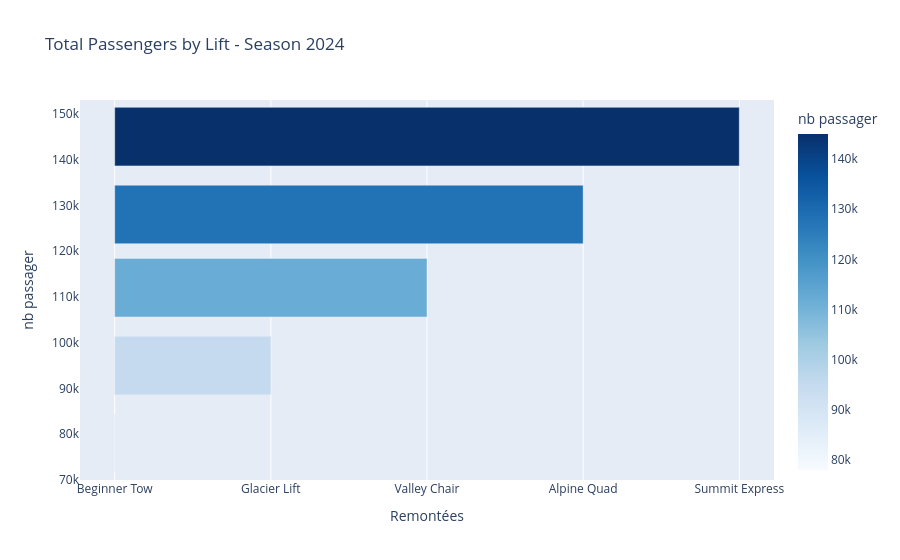

This figure's notebook cell:
### Markdown cell above
## Task 2: Compare lift usage with a horizontal bar chart

The resort runs five main lifts. Some carry many more passengers than others. The maintenance team wants to know which lifts to service first. Heavy-use lifts wear out faster and need more attention.

A **horizontal bar chart** works well when category names are long. The names sit on the y-axis where they have room to breathe. The bars run left to right so the eye reads the lengths quickly.

### Instructions

In the next code cell:

1. Sort the `lifts_df` DataFrame by the `total_passengers` column in **ascending** order using `sort_values("total_passengers", ascending=True)`. Store the result in a new variable called `sorted_lifts`.
2. Define a list of five hex color codes called `bar_colors` so each bar has its own color. Use these values in this order: `"#9467bd"`, `"#d62728"`, `"#2ca02c"`, `"#ff7f0e"`, `"#1f77b4"`.
3. Open a new figure with `plt.figure(figsize=(10, 6))`.
4. Call `plt.barh(...)` with:
   - The lift names on the y-axis: `sorted_lifts["lift_name"]`.
   - The passenger totals as bar lengths: `sorted_lifts["total_passengers"]`.
   - The color list: `color=bar_colors`.
5. Add a title `"Total Passengers by Lift - Season 2024"` with `fontsize=16` and `fontweight="bold"`.
6. Label the x-axis `"Total Passengers"` and the y-axis `"Lift Name"`, both with `fontsize=12`.
7. Finish with `plt.tight_layout()` and `plt.show()`.

<Note type='tip'>
**Why sort ascending?** A horizontal bar chart draws the **first** row at the bottom and the **last** row at the top. Sorting ascending in step 1 puts the largest bar at the top, which is how readers expect to see ranked data.
</Note>

### Code cell
# your code here
sorted_lifts_df = lifts_df.sort_values("total_passengers", ascending=True)
bar_colors = ["#9467bd", "#d62728", "#2ca02c", "#ff7f0e"]

fig = px.bar(
    sorted_lifts_df, x="lift_name", y="total_passengers",
    orientation="h",
    color="total_passengers",
    color_continuous_scale="Blues",
    labels={
            "lift_name": "Remontées",
            "total_passengers": "nb passager"
        },
    title="Total Passengers by Lift - Season 2024"
)

fig.show()

### Figure 1 — Plotly figure (JSON) as saved in the notebook; plotly's stock layout.template omitted (floating-point values rounded to 4 significant figures)
{"data": [{"hovertemplate": "Remontées=%{x}<br>nb passager=%{marker.color}<extra></extra>", "legendgroup": "", "marker": {"color": [78000, 95000, 112000, 128000, 145000], "coloraxis": "coloraxis", "pattern": {"shape": ""}}, "name": "", "orientation": "h", "showlegend": false, "textposition": "auto", "type": "bar", "x": ["Beginner Tow", "Glacier Lift", "Valley Chair", "Alpine Quad", "Summit Express"], "xaxis": "x", "y": [78000, 95000, 112000, 128000, 145000], "yaxis": "y"}], "layout": {"barmode": "relative", "coloraxis": {"autocolorscale": false, "colorbar": {"title": {"text": "nb passager"}}, "colorscale": [[0, "rgb(247,251,255)"], [0.125, "rgb(222,235,247)"], [0.25, "rgb(198,219,239)"], [0.375, "rgb(158,202,225)"], [0.5, "rgb(107,174,214)"], [0.625, "rgb(66,146,198)"], [0.75, "rgb(33,113,181)"], [0.875, "rgb(8,81,156)"], [1, "rgb(8,48,107)"]]}, "legend": {"tracegroupgap": 0}, "title": {"text": "Total Passengers by Lift - Season 2024"}, "xaxis": {"anchor": "y", "domain": [0, 1], "title": {"text": "Remontées"}}, "yaxis": {"anchor": "x", "domain": [0, 1], "title": {"text": "nb passager"}}}}
